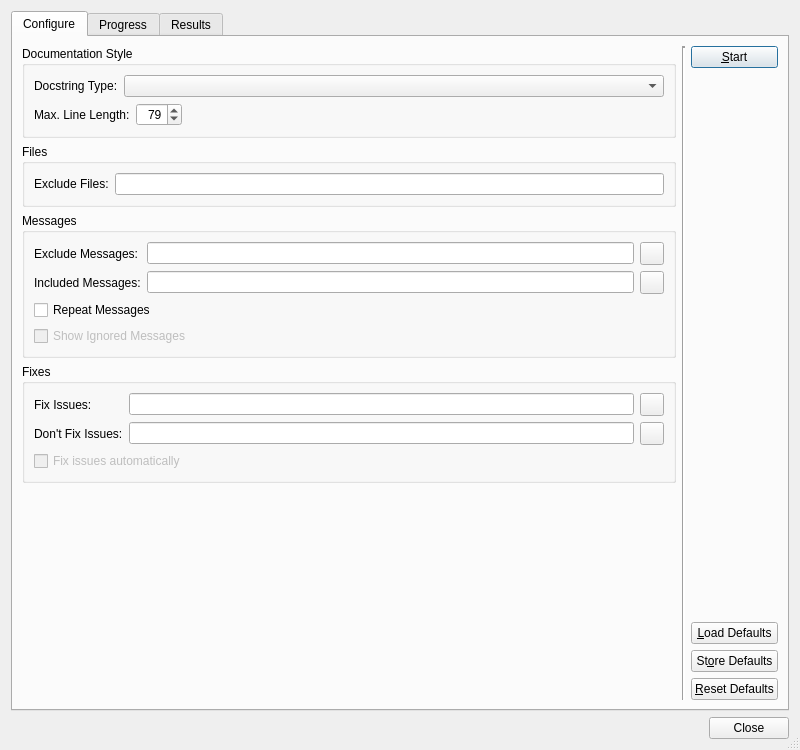
<?xml version="1.0" encoding="UTF-8"?>
<ui version="4.0">
 <class>DocStyleCheckerDialog</class>
 <widget class="QDialog" name="DocStyleCheckerDialog">
  <property name="geometry">
   <rect>
    <x>0</x>
    <y>0</y>
    <width>800</width>
    <height>750</height>
   </rect>
  </property>
  <property name="windowTitle">
   <string>Documentation Style Check</string>
  </property>
  <property name="sizeGripEnabled">
   <bool>true</bool>
  </property>
  <layout class="QVBoxLayout" name="verticalLayout_2">
   <item>
    <widget class="QTabWidget" name="mainWidget">
     <property name="currentIndex">
      <number>0</number>
     </property>
     <widget class="QWidget" name="configureTab">
      <attribute name="title">
       <string>Configure</string>
      </attribute>
      <layout class="QGridLayout" name="gridLayout_4">
       <item row="0" column="0">
        <widget class="QGroupBox" name="groupBox_3">
         <property name="title">
          <string>Documentation Style</string>
         </property>
         <layout class="QGridLayout" name="gridLayout_3">
          <item row="0" column="0">
           <widget class="QLabel" name="label_8">
            <property name="text">
             <string>Docstring Type:</string>
            </property>
           </widget>
          </item>
          <item row="0" column="1" colspan="3">
           <widget class="QComboBox" name="docTypeComboBox">
            <property name="sizePolicy">
             <sizepolicy hsizetype="Expanding" vsizetype="Fixed">
              <horstretch>0</horstretch>
              <verstretch>0</verstretch>
             </sizepolicy>
            </property>
            <property name="toolTip">
             <string>Select the rule set for docstrings</string>
            </property>
           </widget>
          </item>
          <item row="1" column="0" colspan="2">
           <widget class="QLabel" name="label_18">
            <property name="text">
             <string>Max. Line Length:</string>
            </property>
           </widget>
          </item>
          <item row="1" column="2">
           <widget class="QSpinBox" name="lineLengthSpinBox">
            <property name="toolTip">
             <string>Enter the maximum allowed line length (PEP-8: 79 characters)</string>
            </property>
            <property name="alignment">
             <set>Qt::AlignmentFlag::AlignRight|Qt::AlignmentFlag::AlignTrailing|Qt::AlignmentFlag::AlignVCenter</set>
            </property>
            <property name="minimum">
             <number>60</number>
            </property>
            <property name="maximum">
             <number>119</number>
            </property>
            <property name="value">
             <number>79</number>
            </property>
           </widget>
          </item>
          <item row="1" column="3">
           <spacer name="horizontalSpacer_4">
            <property name="orientation">
             <enum>Qt::Orientation::Horizontal</enum>
            </property>
            <property name="sizeHint" stdset="0">
             <size>
              <width>460</width>
              <height>20</height>
             </size>
            </property>
           </spacer>
          </item>
         </layout>
        </widget>
       </item>
       <item row="0" column="1" rowspan="5">
        <widget class="Line" name="line">
         <property name="lineWidth">
          <number>2</number>
         </property>
         <property name="orientation">
          <enum>Qt::Orientation::Vertical</enum>
         </property>
        </widget>
       </item>
       <item row="0" column="2" rowspan="5">
        <layout class="QVBoxLayout" name="verticalLayout">
         <item>
          <widget class="QPushButton" name="startButton">
           <property name="toolTip">
            <string>Press to start the documentation style check run</string>
           </property>
           <property name="text">
            <string>&amp;Start</string>
           </property>
          </widget>
         </item>
         <item>
          <spacer name="verticalSpacer">
           <property name="orientation">
            <enum>Qt::Orientation::Vertical</enum>
           </property>
           <property name="sizeHint" stdset="0">
            <size>
             <width>20</width>
             <height>18</height>
            </size>
           </property>
          </spacer>
         </item>
         <item>
          <widget class="QPushButton" name="loadDefaultButton">
           <property name="toolTip">
            <string>Press to load the default values</string>
           </property>
           <property name="text">
            <string>&amp;Load Defaults</string>
           </property>
          </widget>
         </item>
         <item>
          <widget class="QPushButton" name="storeDefaultButton">
           <property name="toolTip">
            <string>Press to store the current values as defaults</string>
           </property>
           <property name="text">
            <string>St&amp;ore Defaults</string>
           </property>
          </widget>
         </item>
         <item>
          <widget class="QPushButton" name="resetDefaultButton">
           <property name="toolTip">
            <string>Press to reset the default values</string>
           </property>
           <property name="text">
            <string>&amp;Reset Defaults</string>
           </property>
          </widget>
         </item>
        </layout>
       </item>
       <item row="1" column="0">
        <widget class="QGroupBox" name="groupBox">
         <property name="title">
          <string>Files</string>
         </property>
         <layout class="QHBoxLayout" name="horizontalLayout_3">
          <item>
           <widget class="QLabel" name="label_2">
            <property name="text">
             <string>Exclude Files:</string>
            </property>
           </widget>
          </item>
          <item>
           <widget class="QLineEdit" name="excludeFilesEdit">
            <property name="toolTip">
             <string>Enter filename patterns of files to be excluded separated by a comma</string>
            </property>
            <property name="clearButtonEnabled">
             <bool>true</bool>
            </property>
           </widget>
          </item>
         </layout>
        </widget>
       </item>
       <item row="2" column="0">
        <widget class="QGroupBox" name="groupBox_2">
         <property name="title">
          <string>Messages</string>
         </property>
         <layout class="QGridLayout" name="gridLayout">
          <item row="0" column="0">
           <widget class="QLabel" name="label">
            <property name="text">
             <string>Exclude Messages:</string>
            </property>
           </widget>
          </item>
          <item row="0" column="1">
           <widget class="QLineEdit" name="excludeMessagesEdit">
            <property name="toolTip">
             <string>Enter message codes to be excluded separated by a comma</string>
            </property>
            <property name="clearButtonEnabled">
             <bool>true</bool>
            </property>
           </widget>
          </item>
          <item row="0" column="2">
           <widget class="QToolButton" name="excludeMessagesSelectButton">
            <property name="toolTip">
             <string>Press to select the message codes from a list</string>
            </property>
           </widget>
          </item>
          <item row="1" column="0">
           <widget class="QLabel" name="label_3">
            <property name="text">
             <string>Included Messages:</string>
            </property>
           </widget>
          </item>
          <item row="1" column="1">
           <widget class="QLineEdit" name="includeMessagesEdit">
            <property name="toolTip">
             <string>Enter message codes to be included separated by a comma</string>
            </property>
            <property name="clearButtonEnabled">
             <bool>true</bool>
            </property>
           </widget>
          </item>
          <item row="1" column="2">
           <widget class="QToolButton" name="includeMessagesSelectButton">
            <property name="toolTip">
             <string>Press to select the message codes from a list</string>
            </property>
           </widget>
          </item>
          <item row="2" column="0" colspan="3">
           <widget class="QCheckBox" name="repeatCheckBox">
            <property name="toolTip">
             <string>Select to repeat each message type</string>
            </property>
            <property name="text">
             <string>Repeat Messages</string>
            </property>
           </widget>
          </item>
          <item row="3" column="0" colspan="3">
           <widget class="QCheckBox" name="ignoredCheckBox">
            <property name="enabled">
             <bool>false</bool>
            </property>
            <property name="toolTip">
             <string>Select to show ignored issues</string>
            </property>
            <property name="text">
             <string>Show Ignored Messages</string>
            </property>
           </widget>
          </item>
         </layout>
        </widget>
       </item>
       <item row="3" column="0">
        <widget class="QGroupBox" name="groupBox_4">
         <property name="title">
          <string>Fixes</string>
         </property>
         <layout class="QGridLayout" name="gridLayout_2">
          <item row="0" column="0">
           <widget class="QLabel" name="label_4">
            <property name="text">
             <string>Fix Issues:</string>
            </property>
           </widget>
          </item>
          <item row="0" column="1">
           <widget class="QLineEdit" name="fixIssuesEdit">
            <property name="toolTip">
             <string>Enter message codes of issues to be fixed automatically (leave empty to fix all)</string>
            </property>
            <property name="clearButtonEnabled">
             <bool>true</bool>
            </property>
           </widget>
          </item>
          <item row="0" column="2">
           <widget class="QToolButton" name="fixIssuesSelectButton">
            <property name="toolTip">
             <string>Press to select the message codes from a list</string>
            </property>
           </widget>
          </item>
          <item row="1" column="0">
           <widget class="QLabel" name="label_6">
            <property name="text">
             <string>Don't Fix Issues:</string>
            </property>
           </widget>
          </item>
          <item row="1" column="1">
           <widget class="QLineEdit" name="noFixIssuesEdit">
            <property name="toolTip">
             <string>Enter message codes of issues not to be fixed automatically</string>
            </property>
            <property name="clearButtonEnabled">
             <bool>true</bool>
            </property>
           </widget>
          </item>
          <item row="1" column="2">
           <widget class="QToolButton" name="noFixIssuesSelectButton">
            <property name="toolTip">
             <string>Press to select the message codes from a list</string>
            </property>
           </widget>
          </item>
          <item row="2" column="0" colspan="3">
           <widget class="QCheckBox" name="fixIssuesCheckBox">
            <property name="enabled">
             <bool>false</bool>
            </property>
            <property name="toolTip">
             <string>Select to fix some issues</string>
            </property>
            <property name="text">
             <string>Fix issues automatically</string>
            </property>
           </widget>
          </item>
         </layout>
        </widget>
       </item>
       <item row="4" column="0">
        <spacer name="verticalSpacer_2">
         <property name="orientation">
          <enum>Qt::Orientation::Vertical</enum>
         </property>
         <property name="sizeHint" stdset="0">
          <size>
           <width>20</width>
           <height>171</height>
          </size>
         </property>
        </spacer>
       </item>
      </layout>
     </widget>
     <widget class="QWidget" name="progressTab">
      <attribute name="title">
       <string>Progress</string>
      </attribute>
      <layout class="QHBoxLayout" name="horizontalLayout_11">
       <item>
        <layout class="QVBoxLayout" name="verticalLayout_12">
         <item>
          <widget class="QListWidget" name="progressList">
           <property name="toolTip">
            <string>Shows the list of files still to be checked</string>
           </property>
           <property name="editTriggers">
            <set>QAbstractItemView::EditTrigger::NoEditTriggers</set>
           </property>
           <property name="alternatingRowColors">
            <bool>true</bool>
           </property>
           <property name="selectionMode">
            <enum>QAbstractItemView::SelectionMode::NoSelection</enum>
           </property>
           <property name="textElideMode">
            <enum>Qt::TextElideMode::ElideMiddle</enum>
           </property>
           <property name="sortingEnabled">
            <bool>true</bool>
           </property>
          </widget>
         </item>
         <item>
          <widget class="QProgressBar" name="checkProgress">
           <property name="toolTip">
            <string>Shows the progress of the documentation style check</string>
           </property>
           <property name="value">
            <number>0</number>
           </property>
           <property name="orientation">
            <enum>Qt::Orientation::Horizontal</enum>
           </property>
           <property name="format">
            <string>%v/%m Files</string>
           </property>
          </widget>
         </item>
        </layout>
       </item>
       <item>
        <widget class="Line" name="line_3">
         <property name="lineWidth">
          <number>2</number>
         </property>
         <property name="orientation">
          <enum>Qt::Orientation::Vertical</enum>
         </property>
        </widget>
       </item>
       <item>
        <layout class="QVBoxLayout" name="verticalLayout_11">
         <item>
          <widget class="QPushButton" name="cancelButton">
           <property name="toolTip">
            <string>Press to cancel the check</string>
           </property>
           <property name="text">
            <string>Cancel</string>
           </property>
          </widget>
         </item>
         <item>
          <spacer name="verticalSpacer_5">
           <property name="orientation">
            <enum>Qt::Orientation::Vertical</enum>
           </property>
           <property name="sizeHint" stdset="0">
            <size>
             <width>20</width>
             <height>40</height>
            </size>
           </property>
          </spacer>
         </item>
        </layout>
       </item>
      </layout>
     </widget>
     <widget class="QWidget" name="resultsTab">
      <attribute name="title">
       <string>Results</string>
      </attribute>
      <layout class="QHBoxLayout" name="horizontalLayout_2">
       <item>
        <widget class="QTreeWidget" name="resultList">
         <property name="sizePolicy">
          <sizepolicy hsizetype="Expanding" vsizetype="Expanding">
           <horstretch>0</horstretch>
           <verstretch>6</verstretch>
          </sizepolicy>
         </property>
         <property name="whatsThis">
          <string>&lt;b&gt;Result List&lt;/b&gt;
&lt;p&gt;This list shows the results of the documentation style check. Double clicking
an entry will open this entry in an editor window and position the cursor at
the respective line and position.&lt;/p&gt;</string>
         </property>
         <property name="alternatingRowColors">
          <bool>true</bool>
         </property>
         <property name="selectionMode">
          <enum>QAbstractItemView::SelectionMode::ExtendedSelection</enum>
         </property>
         <property name="sortingEnabled">
          <bool>true</bool>
         </property>
         <property name="expandsOnDoubleClick">
          <bool>false</bool>
         </property>
         <column>
          <property name="text">
           <string>File/Line</string>
          </property>
         </column>
         <column>
          <property name="text">
           <string>Code</string>
          </property>
         </column>
         <column>
          <property name="text">
           <string>Message</string>
          </property>
         </column>
        </widget>
       </item>
       <item>
        <widget class="Line" name="line_2">
         <property name="lineWidth">
          <number>2</number>
         </property>
         <property name="orientation">
          <enum>Qt::Orientation::Vertical</enum>
         </property>
        </widget>
       </item>
       <item>
        <layout class="QVBoxLayout" name="verticalLayout_8">
         <item>
          <widget class="QPushButton" name="restartButton">
           <property name="toolTip">
            <string>Press to restart the documentation style check run</string>
           </property>
           <property name="text">
            <string>Restart</string>
           </property>
          </widget>
         </item>
         <item>
          <widget class="QPushButton" name="fixButton">
           <property name="toolTip">
            <string>Press to fix the selected issues</string>
           </property>
           <property name="text">
            <string>&amp;Fix Selected</string>
           </property>
          </widget>
         </item>
         <item>
          <widget class="Line" name="line_4">
           <property name="lineWidth">
            <number>2</number>
           </property>
           <property name="orientation">
            <enum>Qt::Orientation::Horizontal</enum>
           </property>
          </widget>
         </item>
         <item>
          <widget class="QPushButton" name="showButton">
           <property name="toolTip">
            <string>Press to show all files containing an issue</string>
           </property>
           <property name="text">
            <string>Show</string>
           </property>
          </widget>
         </item>
         <item>
          <widget class="QPushButton" name="statisticsButton">
           <property name="toolTip">
            <string>Press to show some statistics for the last run</string>
           </property>
           <property name="text">
            <string>Statistics...</string>
           </property>
          </widget>
         </item>
         <item>
          <widget class="Line" name="line_5">
           <property name="orientation">
            <enum>Qt::Orientation::Horizontal</enum>
           </property>
          </widget>
         </item>
         <item>
          <widget class="QLabel" name="label_31">
           <property name="text">
            <string>Code Filter:</string>
           </property>
          </widget>
         </item>
         <item>
          <widget class="QComboBox" name="filterComboBox">
           <property name="toolTip">
            <string>Select the message code to be shown (empty for all)</string>
           </property>
          </widget>
         </item>
         <item>
          <widget class="QPushButton" name="filterButton">
           <property name="toolTip">
            <string>Press to filter the list of messages</string>
           </property>
           <property name="text">
            <string>Filter</string>
           </property>
          </widget>
         </item>
         <item>
          <spacer name="verticalSpacer_4">
           <property name="orientation">
            <enum>Qt::Orientation::Vertical</enum>
           </property>
           <property name="sizeHint" stdset="0">
            <size>
             <width>20</width>
             <height>18</height>
            </size>
           </property>
          </spacer>
         </item>
        </layout>
       </item>
      </layout>
     </widget>
    </widget>
   </item>
   <item>
    <widget class="QDialogButtonBox" name="buttonBox">
     <property name="orientation">
      <enum>Qt::Orientation::Horizontal</enum>
     </property>
     <property name="standardButtons">
      <set>QDialogButtonBox::StandardButton::Close</set>
     </property>
    </widget>
   </item>
  </layout>
 </widget>
 <pixmapfunction>qPixmapFromMimeSource</pixmapfunction>
 <tabstops>
  <tabstop>mainWidget</tabstop>
  <tabstop>docTypeComboBox</tabstop>
  <tabstop>lineLengthSpinBox</tabstop>
  <tabstop>excludeFilesEdit</tabstop>
  <tabstop>excludeMessagesEdit</tabstop>
  <tabstop>excludeMessagesSelectButton</tabstop>
  <tabstop>includeMessagesEdit</tabstop>
  <tabstop>includeMessagesSelectButton</tabstop>
  <tabstop>repeatCheckBox</tabstop>
  <tabstop>ignoredCheckBox</tabstop>
  <tabstop>fixIssuesEdit</tabstop>
  <tabstop>fixIssuesSelectButton</tabstop>
  <tabstop>noFixIssuesEdit</tabstop>
  <tabstop>noFixIssuesSelectButton</tabstop>
  <tabstop>fixIssuesCheckBox</tabstop>
  <tabstop>startButton</tabstop>
  <tabstop>loadDefaultButton</tabstop>
  <tabstop>storeDefaultButton</tabstop>
  <tabstop>resetDefaultButton</tabstop>
  <tabstop>progressList</tabstop>
  <tabstop>cancelButton</tabstop>
  <tabstop>resultList</tabstop>
  <tabstop>restartButton</tabstop>
  <tabstop>fixButton</tabstop>
  <tabstop>showButton</tabstop>
  <tabstop>statisticsButton</tabstop>
  <tabstop>filterComboBox</tabstop>
  <tabstop>filterButton</tabstop>
 </tabstops>
 <resources/>
 <connections/>
</ui>
